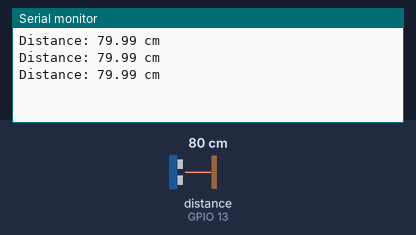
Bench run of a sketch on a simulated ESP32. Parts: the last lines printed to the serial monitor. Wiring (inferred from the names in the program): ultrasonic range finder: trigger GPIO 12; echo GPIO 13. Inputs (shaded band) come from the test bench; at power-on: distance to the obstacle (sensor on GPIO 13) 80 cm. The echo pulse lasts 58.3 µs per cm.

Above: at 1.3 s.
1.4 s: distance to the obstacle (sensor on GPIO 13) set to 2 cm
At 1.9 s:
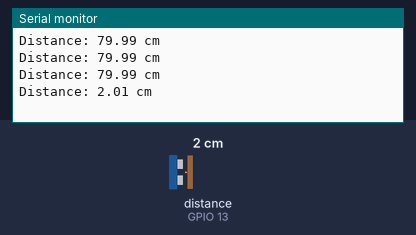
2.9 s: distance to the obstacle (sensor on GPIO 13) set to 4 cm
At 3.4 s:
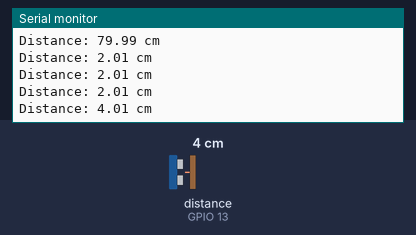
Timing chart, 0 to 5.9 s (numbered marks = the images above; inputs shaded):
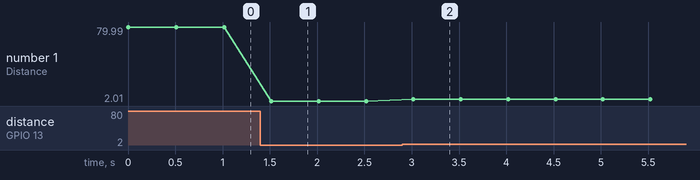

Measured:
- after the input at 1.4 s, the serial monitor: prints a new line after 0.12 s (image 1)
- after the input at 2.9 s, the serial monitor: prints a new line after 0.12 s (image 2)
- plotted number 1: 79.99 → 2.01 after the input at 1.4 s, 2.01 → 4.01 after the input at 2.9 s

The sketch:

Ultrasonic_Distance_Measurement_Using_ESP32.ino
```cpp
const int trigPin = 12;
const int echoPin = 13;

long duration;
float distance;

void setup() {

  pinMode(trigPin, OUTPUT);
  pinMode(echoPin, INPUT);

  Serial.begin(115200);

}

void loop() {

  // Clear the trigger pin
  digitalWrite(trigPin, LOW);
  delayMicroseconds(2);

  // Generate a 10 µs pulse
  digitalWrite(trigPin, HIGH);
  delayMicroseconds(10);
  digitalWrite(trigPin, LOW);

  // Measure echo pulse duration
  duration = pulseIn(echoPin, HIGH);

  // Calculate distance in centimeters
  distance = duration * 0.0343 / 2;

  Serial.print("Distance: ");
  Serial.print(distance);
  Serial.println(" cm");

  delay(500);
}
```
